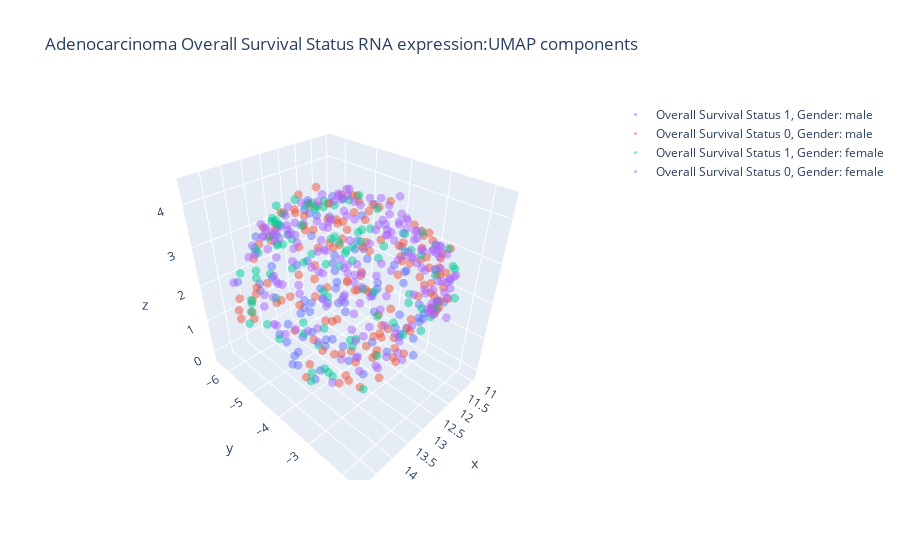

Here is the notebook cell this chart was saved with:
### Code cell
# short exploratory
# 1. dimension reduction
# 2. plot the differential targets

_cols = cols  # rnaID_include

tmp = Adeno
diag_str = 'Adenocarcinoma Overall Survival Status'  # 'Lung Adenocarcinoma' 'Lung Squamous Cell Carcinoma', 'Adeno/SCC'

target = 'Overall Survival Status' # 'Overall Survival Status' # Response # Gender
tmp.dropna(subset=[target], axis=0, inplace=True)

red = 'UMAP'
reduceR = UMAP(n_components=3, random_state=323, n_neighbors=50) #UMAP(n_components=3)

scaler = StandardScaler().fit(tmp.loc[:, _cols])
X = scaler.transform(tmp.loc[:, _cols])

reduceR.fit(X) #  y=tmp['Response']


fig = go.Figure(layout={'title': diag_str+' RNA expression:'+red+' components'})
# Configure the trace.
reduceD = reduceR.transform(scaler.transform(tmp.loc[(tmp[target]==1) & (tmp['Gender']==0), _cols]))
fig.add_trace(go.Scatter3d(
    x=reduceD[:,0], 
    y=reduceD[:,1], 
    z=reduceD[:,2], 
    mode='markers',
    marker={
        'size': 3,
        'opacity': 0.5,
    },
    name= target+' 1, Gender: male'
)
)

reduceD = reduceR.transform(scaler.transform(tmp.loc[(tmp[target]==0) & (tmp['Gender']==0), _cols]))
fig.add_trace(go.Scatter3d(
    x=reduceD[:,0],  
    y=reduceD[:,1],  
    z=reduceD[:,2], 
    mode='markers',
    marker={
        'size': 3,
        'opacity': 0.5,
    },
    name= target+' 0, Gender: male'
)
)

reduceD = reduceR.transform(scaler.transform(tmp.loc[(tmp[target]==1) & (tmp['Gender']==1), _cols]))
fig.add_trace(go.Scatter3d(
    x=reduceD[:,0], 
    y=reduceD[:,1], 
    z=reduceD[:,2], 
    mode='markers',
    marker={
        'size': 3,
        'opacity': 0.5,
    },
    name= target+' 1, Gender: female'
)
)

reduceD = reduceR.transform(scaler.transform(tmp.loc[(tmp[target]==0) & (tmp['Gender']==1), _cols]))
fig.add_trace(go.Scatter3d(
    x=reduceD[:,0],  
    y=reduceD[:,1],  
    z=reduceD[:,2], 
    mode='markers',
    marker={
        'size': 3,
        'opacity': 0.5,
    },
    name= target+' 0, Gender: female'
)
)


# Configure the layout.
layout = go.Layout(
    margin={'l': 0, 'r': 0, 'b': 0, 't': 0}
)
plotly.offline.iplot(fig)

##############
##############

fig, ax = plt.subplots(ncols=2, nrows=2, figsize=(18,14))
cmap = sns.cubehelix_palette(as_cmap=True, dark=0, light=1, reverse=True)


reduceR = UMAP(n_components=2, random_state=777, n_neighbors=50) #UMAP(n_components=3)
reduceR.fit(X)

reduceD = pd.DataFrame(reduceR.transform(scaler.transform(tmp.loc[(tmp[target]==1) & (tmp['Gender']==1),
                                                               _cols])),
                   columns=['umap 1', 'umap 2'])
sns.kdeplot(reduceD['umap 1'], reduceD['umap 2'], cmap=cmap, n_levels=60, shade=True,  ax=ax[0,0])
#ax[0,0].set_xlim(4, 15)
ax[0,0].set_title(target+' 1, female')

reduceD = pd.DataFrame(reduceR.transform(scaler.transform(tmp.loc[(tmp[target]==0) & (tmp['Gender']==1), 
                                                                  _cols])),
                       columns=['umap 1', 'umap 2'])
sns.kdeplot(reduceD['umap 1'], reduceD['umap 2'], cmap=cmap, n_levels=60, shade=True, ax=ax[0,1])
#ax[0,1].set_xlim(4, 15)
ax[0,1].set_title(target+' 0, female')

############

reduceD = pd.DataFrame(reduceR.transform(scaler.transform(tmp.loc[(tmp[target]==1) & (tmp['Gender']==0),
                                                               _cols])),
                   columns=['umap 1', 'umap 2'])
sns.kdeplot(reduceD['umap 1'], reduceD['umap 2'], cmap=cmap, n_levels=60, shade=True,  ax=ax[1,0])
#ax[1,0].set_xlim(4, 15)
ax[1,0].set_title(target+' 1, male')

reduceD = pd.DataFrame(reduceR.transform(scaler.transform(tmp.loc[(tmp[target]==0) & (tmp['Gender']==0), 
                                                                  _cols])),
                       columns=['umap 1', 'umap 2'])
sns.kdeplot(reduceD['umap 1'], reduceD['umap 2'], cmap=cmap, n_levels=60, shade=True, ax=ax[1,1])
#ax[1,1].set_xlim(4, 15)
ax[1,1].set_title(target+' 0, male')

### Figure 1 — Plotly figure (JSON) as saved in the notebook; plotly's stock layout.template omitted (floating-point values rounded to 4 significant figures; data arrays with more than 128 entries replaced by an {"elided": "..."} marker saying what was removed)
{"data": [{"marker": {"opacity": 0.5, "size": 3}, "mode": "markers", "name": "Overall Survival Status 1, Gender: male", "type": "scatter3d", "x": [14.6, 11.76, 14.61, 14.53, 14.85, 11.32, 14.87, 14.35, 11.31, 13.93, 12.97, 12.89, 13.46, 14.4, 12.7, 14.67, 14.81, 11.38, 11.66, 13.95, 14.45, 14.27, 12.33, 12.54, 13.55, 12.41, 12.68, 14.37, 13.31, 11.66, 11.45, 12.42, 13.54, 12.34, 13.4, 11.09, 12.95, 12.61, 12.47, 13.95, 12.77, 11.43, 11.73, 14.41, 12.18, 12.46, 14.54, 12.23, 13.96, 13.36, 13.92, 12.48, 11.8, 14.72, 11.82, 14.65, 13.96, 11.77, 12.8, 11.23, 13.3, 11.92, 13.69, 12.24, 12.18, 14.66, 11.96, 13.35, 12.91, 14.37, 13.69, 13.47, 14.56, 12.92, 13.72, 13.06, 12.37, 12.67, 11.11, 12.29, 11.39, 12.89, 11.13, 13.81, 12.77, 14.56, 12.43, 12.7, 13.24], "y": [-4.22, -5.515, -2.823, -3.235, -3.431, -2.939, -4.299, -5.999, -4.944, -2.251, -2.413, -5.639, -5.893, -3.935, -2.084, -3.797, -3.691, -4.535, -5.545, -3.237, -4.88, -2.652, -2.444, -5.548, -3.08, -1.796, -5.516, -3.938, -2.171, -4.699, -3.02, -3.685, -2.035, -5.706, -1.956, -3.732, -2.703, -5.599, -1.817, -2.86, -4.584, -4.475, -4.144, -3.735, -2.955, -5.7, -4.812, -5.489, -3.946, -2.146, -2.256, -5.345, -5.436, -3.692, -5.529, -4.193, -3.724, -5.184, -2.651, -4.879, -5.097, -4.985, -6.129, -5.175, -5.632, -3.277, -5.19, -2.238, -5.116, -2.983, -4.17, -2.688, -2.849, -3.377, -5.035, -4.206, -2.056, -5.591, -4.1, -5.971, -5.149, -2.029, -3.894, -5.023, -3.753, -3.415, -2.42, -4.267, -1.823], "z": [1.761, 1.427, 2.342, 1.136, 1.861, 1.202, 2.959, 2.08, 2.137, 3.547, 1.809, 0.5704, 2.151, 0.9515, 2.307, 2.317, 2.023, 1.011, 1.004, 3.792, 3.714, 3.034, 0.849, 3.565, 3.978, 3.201, 0.5768, 1.309, 3.64, 3.255, 1.492, 4.11, 2.902, 2.607, 2.554, 1.935, 1.193, 3.412, 2.729, 1.507, 0.2659, 0.9822, 0.8024, 3.57, 1.069, 0.6465, 2.706, 0.7848, 1.6, 3.438, 3.663, 3.314, 0.9308, 1.369, 1.683, 3.195, 0.6299, 0.7563, 4.009, 1.831, 0.3509, 0.7533, 2.557, 3.259, 1.009, 3.152, 0.6464, 2.38, 3.889, 3.098, 4.186, 1.805, 2.448, 0.01337, 3.615, 4.313, 2.388, 3.082, 1.939, 1.758, 2.073, 2.369, 2.548, 3.653, 0.1932, 2.866, 1.426, 0.1937, 2.787]}, {"marker": {"opacity": 0.5, "size": 3}, "mode": "markers", "name": "Overall Survival Status 0, Gender: male", "type": "scatter3d", "x": {"elided": "146 float values"}, "y": {"elided": "146 float values"}, "z": {"elided": "146 float values"}}, {"marker": {"opacity": 0.5, "size": 3}, "mode": "markers", "name": "Overall Survival Status 1, Gender: female", "type": "scatter3d", "x": [14.36, 12.51, 12.61, 14.39, 13.73, 13.61, 14.64, 12.22, 11.39, 14.26, 13.1, 13.86, 13.92, 11.18, 12.55, 13.77, 13.14, 13.31, 13.69, 14.28, 14.61, 12.84, 12.99, 13.41, 13.57, 11.24, 13.58, 14.57, 12.93, 12.41, 12.09, 14.02, 14.09, 11.39, 13.84, 13.79, 14.07, 13.53, 12.54, 14.4, 12.76, 11.83, 14.53, 12.22, 14.33, 12.72, 13.34, 14.06, 11.35, 11.69, 12.88, 13.57, 12.27, 13.27, 12.81, 13.59, 12.96, 14.32, 11.44, 11.97, 14.34, 12.77, 13.25, 14.29, 14.58, 13.6, 13.55, 12.18, 12.41, 12.27, 13.79, 12.71, 12.65, 11.57, 12.32, 14.65, 11.16, 12.73, 13.98, 11.89, 13.26, 11.36, 11.95, 11.51, 14.67, 13.75, 11.45, 14.56, 12.91, 11.24, 11.98, 12.58, 14.14, 12.06, 12.29, 13.21, 11.52, 11.79], "y": [-3.11, -5.428, -2.574, -4.297, -6.182, -5.093, -5.247, -1.887, -3.2, -5.986, -3.717, -3.047, -2.84, -3.808, -1.912, -6.094, -6.024, -6.188, -6.035, -4.693, -4.604, -5.614, -6.012, -4.927, -2.459, -3.707, -3.876, -4.253, -1.802, -4.306, -2.113, -6.074, -4.691, -4.948, -2.386, -3.771, -2.445, -5.392, -5.311, -3.546, -6.019, -5.438, -2.925, -2.302, -3.058, -2.275, -5.736, -4.628, -3.004, -2.13, -3.219, -3.748, -4.239, -4.217, -1.847, -5.518, -2.585, -3.577, -4.624, -5.417, -5.612, -5.932, -5.863, -4.085, -5.158, -2.531, -2.803, -5.92, -5.451, -4.976, -5.406, -5.434, -5.705, -5.317, -4.197, -3.221, -3.533, -1.802, -5.705, -5.183, -4.241, -2.754, -5.602, -5.125, -3.33, -5.272, -4.91, -3.059, -2.304, -4.351, -3.821, -2.17, -2.598, -4.91, -1.707, -2.156, -4.939, -5.335], "z": [3.29, 3.611, 3.616, 3.739, 1.811, 3.832, 1.473, 3.391, 3.275, 2.28, 4.404, 3.924, 3.835, 2.94, 2.742, 2.078, 2.801, 1.733, 2.558, 1.147, 1.813, 0.2486, 2.503, 4.126, 1.663, 2.535, 0.185, 2.649, 3.563, 0.1861, 3.615, 1.257, 3.491, 2.691, 3.375, 0.5337, 3.521, 3.887, 3.503, 3.703, 1.721, 2.492, 2.652, 3.669, 3.849, 3.672, 3.359, 3.924, 1.317, 2.98, 4.319, 0.1442, 4.082, 4.284, 2.549, 3.511, 2.067, 0.9235, 2.865, 2.487, 1.437, 2.589, 3.21, 4.006, 2.13, 3.883, 0.4273, 1.939, 3.471, 3.622, 3.239, 3.605, 3.006, 1.969, 0.2296, 1.189, 1.373, 2.756, 2.936, 1.776, 4.145, 2.533, 0.6372, 2.2, 2.365, 3.721, 2.417, 2.196, 2.691, 2.42, 0.9896, 1.874, 2.185, 3.72, 2.789, 2.163, 2.68, 2.357]}, {"marker": {"opacity": 0.5, "size": 3}, "mode": "markers", "name": "Overall Survival Status 0, Gender: female", "type": "scatter3d", "x": {"elided": "178 float values"}, "y": {"elided": "178 float values"}, "z": {"elided": "178 float values"}}], "layout": {"title": {"text": "Adenocarcinoma Overall Survival Status RNA expression:UMAP components"}}}
